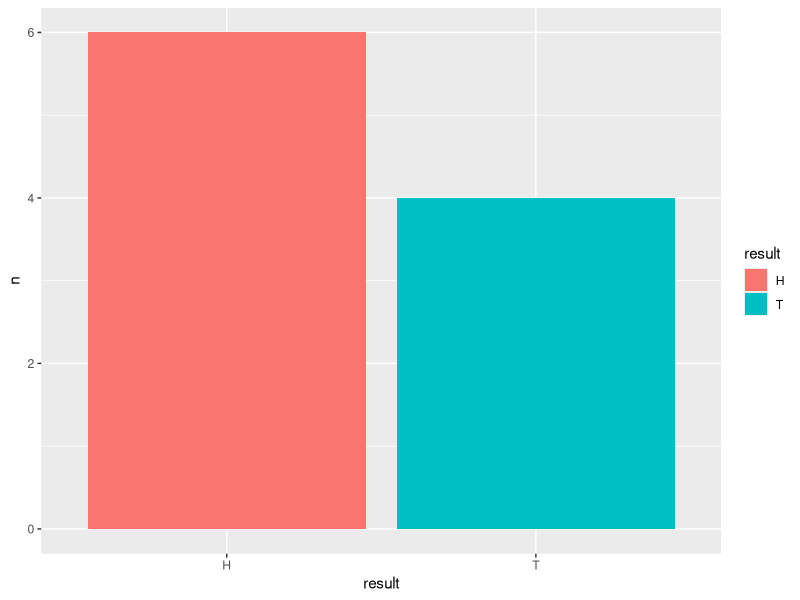
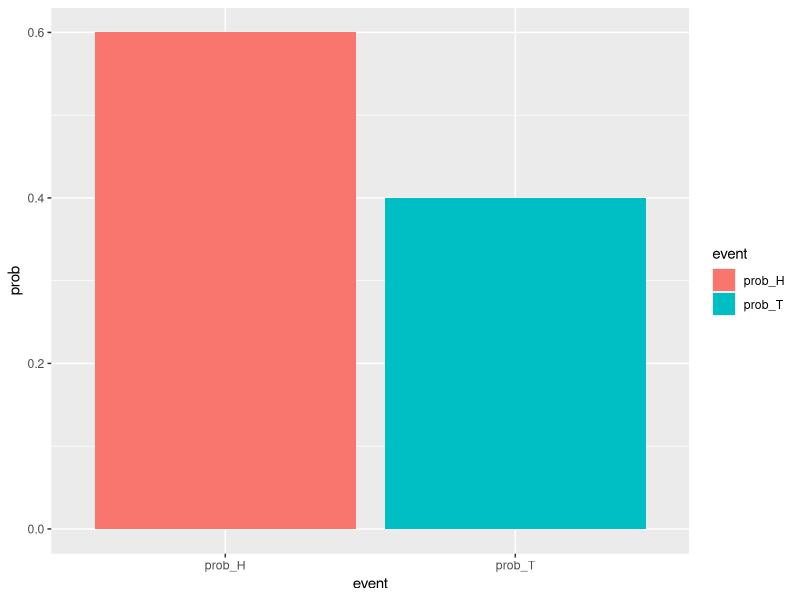

Write the R code that produced these figures, in order. (Note: this script raises an error after producing the figures.)
#load lattice

library(lattice)
library(dplyr)
library(tidyr)
library(ggplot2)
library(gridExtra)

#check the sample
coin <- c("H","T")
result <- sample(coin,10, replace = TRUE)
#df <- data.frame(result)
df_total <- data.frame(result) %>% count(result)
ggplot(df_total, aes(result,n, fill = result)) + geom_bar(stat = "identity")
df_prob <- spread(df_total,result,n) %>% 
  mutate(prob_H = H/(H+T) , prob_T = T/(H+T) ) %>% 
  select(prob_H, prob_T) %>% gather(event,prob,prob_H:prob_T)

ggplot(df_prob, aes(event,prob, fill = event)) + geom_bar(stat = "identity")


#######################new code above

#names(df) <- c('T', 'H')
df <- spread(count(df,result),result,n)
names(df) <- c('T', 'H')
df <- mutate(df, percT = T/(T+H), percH = H/(T+H))
barplot(c(df$percT, df$percH))
barchart(c(df$percT, df$percH), horizontal = FALSE)

names(df) <- c('T', 'H')
histogram(result)

dfresult <- data.frame(result)
recount <- count(dfresult,result)
byresult <- spread(recount,result,n)
names(byresult) = c("TAIL", "HEAD")
mutate(byresult, pretail = TAIL/(TAIL+ HEAD))

barchart(result)
densityplot(result)
plot(result)
hist(result)
stripplot(result)
barchart(table(result), horizontal = FALSE)
summary(result)
plot(result)
